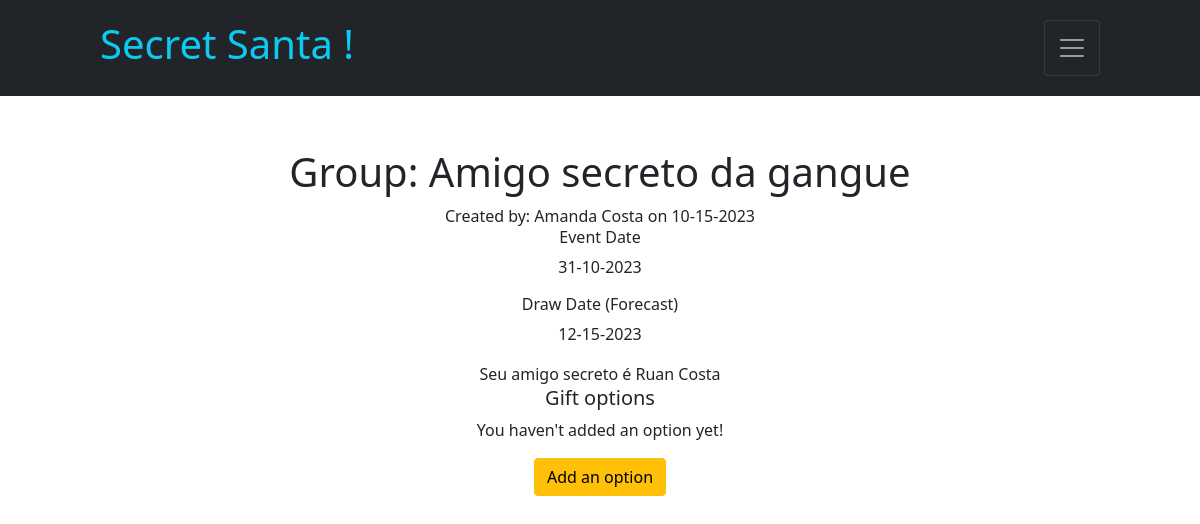
Before: /group/1 (signed in) with the older database file.
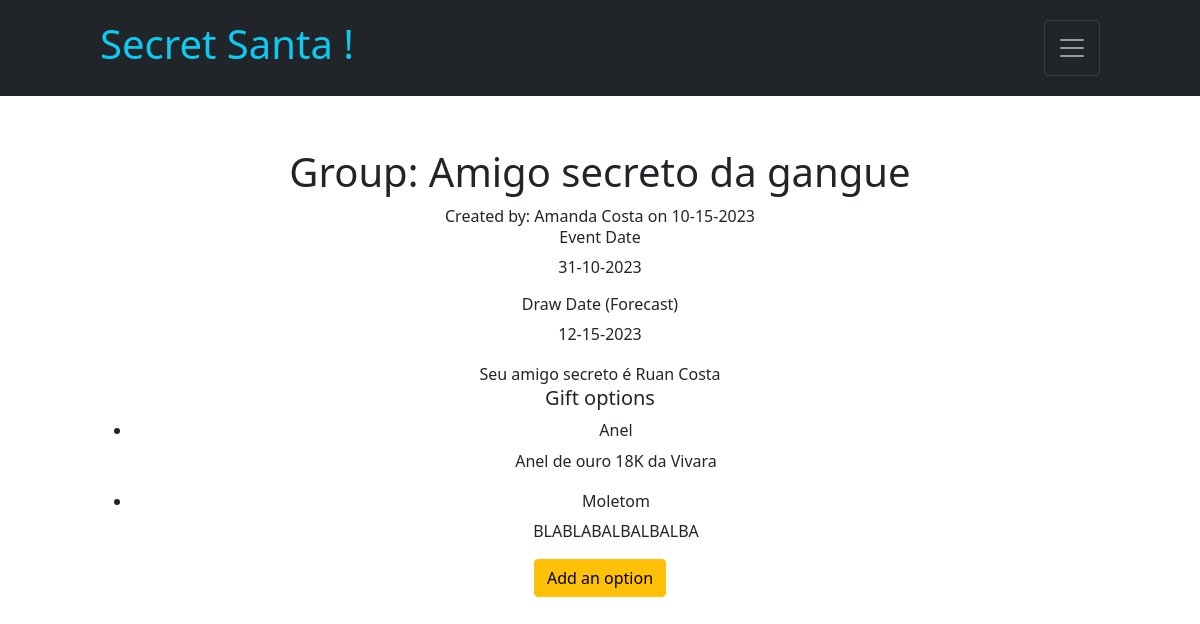
After: the same page with the newer database file.
### tables this page shows
CREATE TABLE groups (
        id INTEGER PRIMARY KEY AUTOINCREMENT,
        owner_id INTEGER,
        name TEXT,
        description TEXT,
        creation_date TEXT,
        event_date TEXT,
        draw_date TEXT, image_url text,
        FOREIGN KEY (owner_id) REFERENCES users(id)
    );

CREATE TABLE users (
        id INTEGER PRIMARY KEY AUTOINCREMENT,
        name TEXT,
        email TEXT UNIQUE,
        gender TEXT,
        birth TEXT,
        password_hash TEXT
    );

CREATE TABLE gift_option (id INTEGER PRIMARY KEY AUTOINCREMENT, gift TEXT, description TEXT);

### app.py (the view)
@app.route('/group/<group_id>', methods=['GET', 'POST'])
def group(group_id):
    db = get_db()
    cursor = db.cursor()
    id = session["user_id"]
    cursor.execute("SELECT * FROM users WHERE id = ?", (id,))
    user = cursor.fetchone()
    if request.method == 'GET':
        cursor.execute("SELECT * FROM groups_users a JOIN users b ON a.user_id = b.id WHERE a.group_id = ?", (group_id, ))
        participants = cursor.fetchall()
        cursor.execute("SELECT id FROM groups_users WHERE group_id = ? AND user_id = ?", (group_id, id,))
        group_user_id = cursor.fetchone()
        group_user_id = group_user_id['id']
        cursor.execute("SELECT c.* FROM groups_users a JOIN group_user_option b ON a.id = b.group_user_id JOIN gift_option c ON c.id = b.gift_option_id WHERE a.id = ?", (group_user_id, ))
        gift_options = cursor.fetchall()
        print("******* OPÇÕES ******")
        print(gift_options)
        cursor.execute("SELECT a.*, b.name as creator, b.email FROM groups a LEFT JOIN users b ON a.owner_id = b.id WHERE a.id = ?", (group_id, ))
        group = cursor.fetchone()
        cursor.execute("SELECT a.date, b.name, b.email, b.gender, b.birth FROM draw a JOIN users b ON a.taken_id = b.id WHERE a.took_id = ? AND a.group_id = ?", (id, group_id,))
        draw = cursor.fetchone()
        owner = group['owner_id'] == id
        return render_template("group.html", nav=True, user=user, owner=owner, participants=participants, gift_options=gift_options, draw=draw, group=group)

### app.py (called while the page is built)
@app.after_request
def after_request(response):
    response.headers["Cache-Control"] = "no-cache, no-store, must-revalidate"
    response.headers["Expires"] = 0
    response.headers["Pragma"] = "no-cache"
    return response

def get_db():
    db = getattr(g, '_database', None)
    if db is None:
        db = g._database = sqlite3.connect('database.db')
    db.row_factory = sqlite3.Row
    return db

@app.teardown_appcontext
def close_connection(exception):
    print("Closing...")
    db = getattr(g, '_database', None)
    if db is not None:
        db.close()

### templates/group.html (shortened to what this page needs)
{% extends "layout.html" %}
{% block main %}
    <div class="container_group">
        <h1>Group: {{group['name']}}</h1>
        <div>Created by: {{group['creator']}} on {{group['creation_date']}}</div>
        <div>
            <div>
                <h6>Event Date</h6>
                <p>{{group['event_date']}}</p>
            </div>
            <div>
                <h6>Draw Date (Forecast)</h6>
                <p>{{group['draw_date']}}</p>
            </div>
        </div>
        {% if draw['date'] %}
            <div>Seu amigo secreto é {{draw['name']}}</div>
        {% elif owner and not draw['date'] %}
        <form action="/draw" method="post">
            <input type="text" name="group_id" hidden value="{{ group['id'] }}">
            <button type="submit">SORTEAR O AMIGO SECRETO</button>
        </form>
        {% else %}
            <div>Aguarde o sorteio</div>
        {% endif %}
        <div>
            <h5>Gift options</h5>
            {% if gift_options[0] %}
                <ul>
                    {% for gift in gift_options %}
                        <li>
                            <h6>{{gift['gift']}}</h6>
                            <p>{{gift['description']}}</p>
                        </li>
                    {% endfor %}
                </ul>
            {% else %}
                <p>You haven't added an option yet!</p>
            {% endif %}
            <button type="button" class="btn btn-warning" data-bs-toggle="modal" data-bs-target="#new_gift_modal">Add an option</button>
        </div>
    </div>
{% endblock %}

### templates/layout.html (shortened to what this page needs)
<!DOCTYPE html>
<html lang="en">
    <head>
        <link href="https://cdn.jsdelivr.net/npm/bootstrap@5.1.3/dist/css/bootstrap.min.css" rel="stylesheet">
        <link rel="stylesheet" href="https://cdn.jsdelivr.net/npm/bootstrap-icons@1.11.1/font/bootstrap-icons.css">
        <link href="../static/css/style.css" rel="stylesheet">
    </head>
    <body>
        {% if nav %}
        <nav class="navbar-dark bg-dark fixed-top">
            <div class="container-fluid">
              <div class="header">
                <h1>Secret Santa !</h1>
                <button class="navbar-toggler" type="button" data-bs-toggle="offcanvas" data-bs-target="#offcanvasNavbar" aria-controls="offcanvasNavbar">
                  <span class="navbar-toggler-icon"></span>
                </button>
              </div>
            </div>
          </nav>
        {% endif %}
        <main class="container-fluid py-5 text-center">
            {% block main %}{% endblock %}
        </main>
    </body>
</html>

### static/css/style.css (style rules this page uses)
.header { margin: 0 auto !important; width: 100%; max-width: 1000px; display: flex; justify-content: space-between; color: var(--bs-cyan); padding: 20px 0; }
.container_home, .container_group { width: 100%; margin: 100px auto 0px auto; max-width: 1000px; }

Changed rows visible on the page:
now on this page (row unchanged): gift_option: gift "Anel", description "Anel de ouro 18K da Vivara"
added gift_option: gift "Moletom", description "BLABLABALBALBALBA"
Other visible differences:
text no longer shown: "You haven't added an option yet!"
